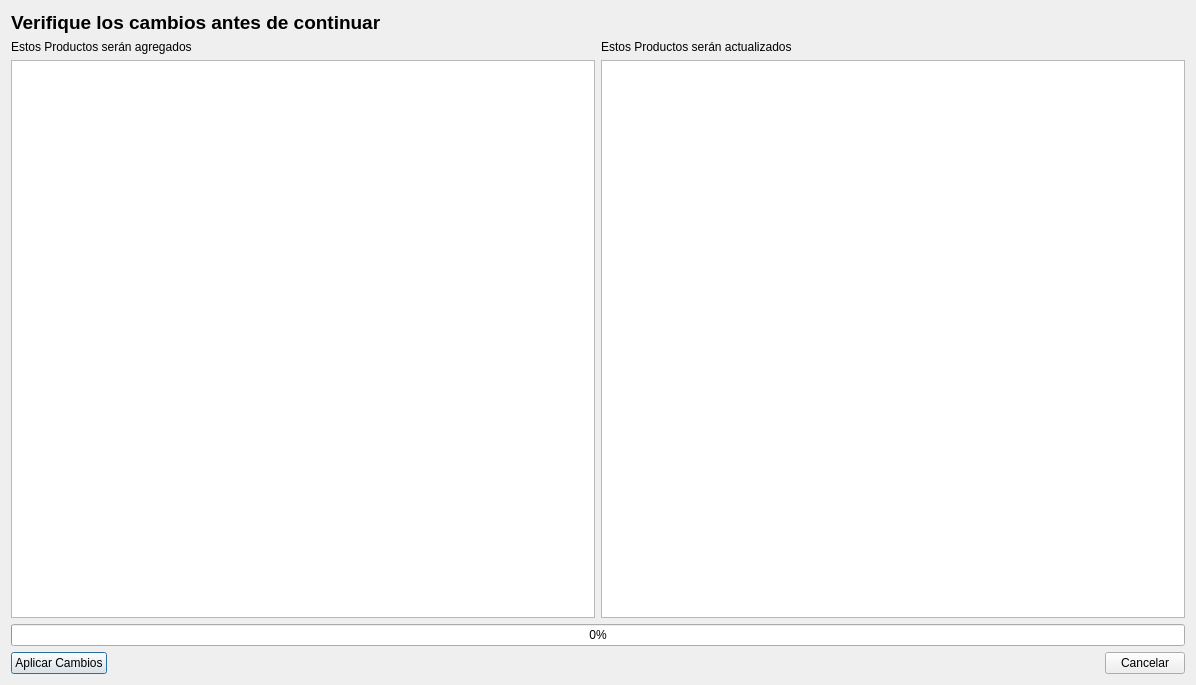
<?xml version="1.0" encoding="UTF-8"?>
<ui version="4.0">
 <class>DiagCSVImport</class>
 <widget class="QDialog" name="DiagCSVImport">
  <property name="geometry">
   <rect>
    <x>0</x>
    <y>0</y>
    <width>1196</width>
    <height>685</height>
   </rect>
  </property>
  <property name="windowTitle">
   <string>Importe de CSV</string>
  </property>
  <layout class="QVBoxLayout" name="verticalLayout_3">
   <item>
    <widget class="QLabel" name="labStatus">
     <property name="font">
      <font>
       <pointsize>14</pointsize>
       <weight>75</weight>
       <bold>true</bold>
      </font>
     </property>
     <property name="text">
      <string>Verifique los cambios antes de continuar</string>
     </property>
    </widget>
   </item>
   <item>
    <layout class="QHBoxLayout" name="horizontalLayout">
     <item>
      <layout class="QVBoxLayout" name="verticalLayout">
       <item>
        <widget class="QLabel" name="label">
         <property name="text">
          <string>Estos Productos serán agregados</string>
         </property>
        </widget>
       </item>
       <item>
        <widget class="QTableWidget" name="twNewProducts"/>
       </item>
      </layout>
     </item>
     <item>
      <layout class="QVBoxLayout" name="verticalLayout_2">
       <item>
        <widget class="QLabel" name="label_2">
         <property name="text">
          <string>Estos Productos serán actualizados</string>
         </property>
        </widget>
       </item>
       <item>
        <widget class="QTableWidget" name="twUpdates"/>
       </item>
      </layout>
     </item>
    </layout>
   </item>
   <item>
    <widget class="QProgressBar" name="progressBar">
     <property name="value">
      <number>0</number>
     </property>
    </widget>
   </item>
   <item>
    <layout class="QHBoxLayout" name="horizontalLayout_2">
     <item>
      <widget class="QPushButton" name="pbAplicarCambios">
       <property name="text">
        <string>Aplicar Cambios</string>
       </property>
      </widget>
     </item>
     <item>
      <spacer name="horizontalSpacer">
       <property name="orientation">
        <enum>Qt::Horizontal</enum>
       </property>
       <property name="sizeHint" stdset="0">
        <size>
         <width>40</width>
         <height>20</height>
        </size>
       </property>
      </spacer>
     </item>
     <item>
      <widget class="QPushButton" name="pbCancelar">
       <property name="text">
        <string>Cancelar</string>
       </property>
      </widget>
     </item>
    </layout>
   </item>
  </layout>
 </widget>
 <resources/>
 <connections/>
</ui>
